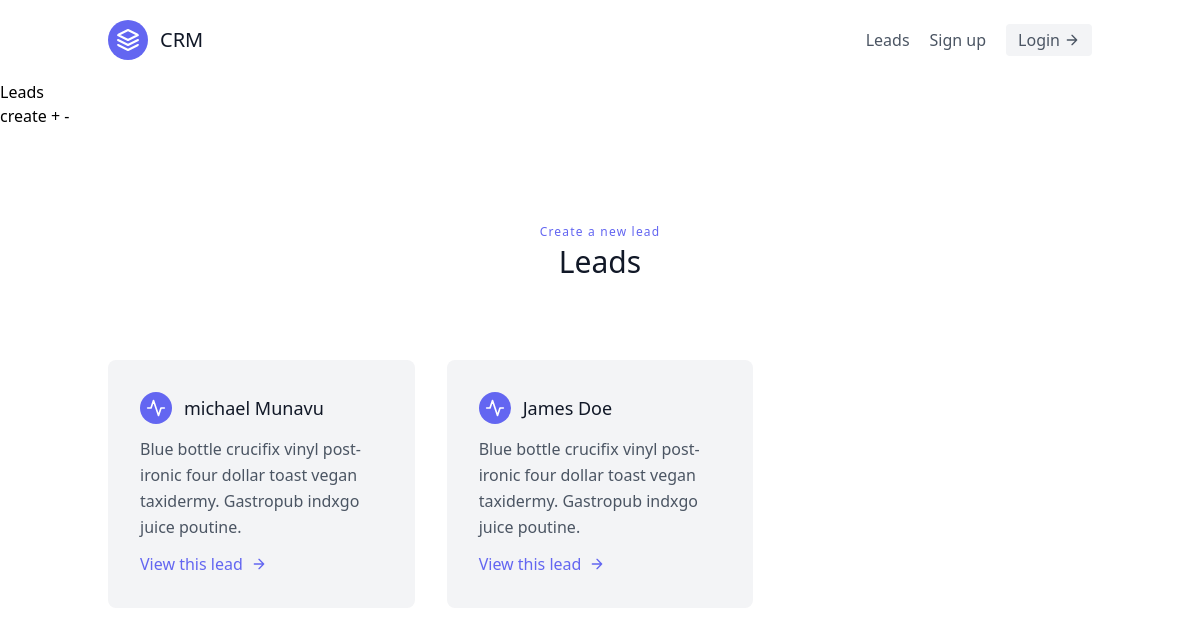
The page /leads/ on the database as committed earlier.
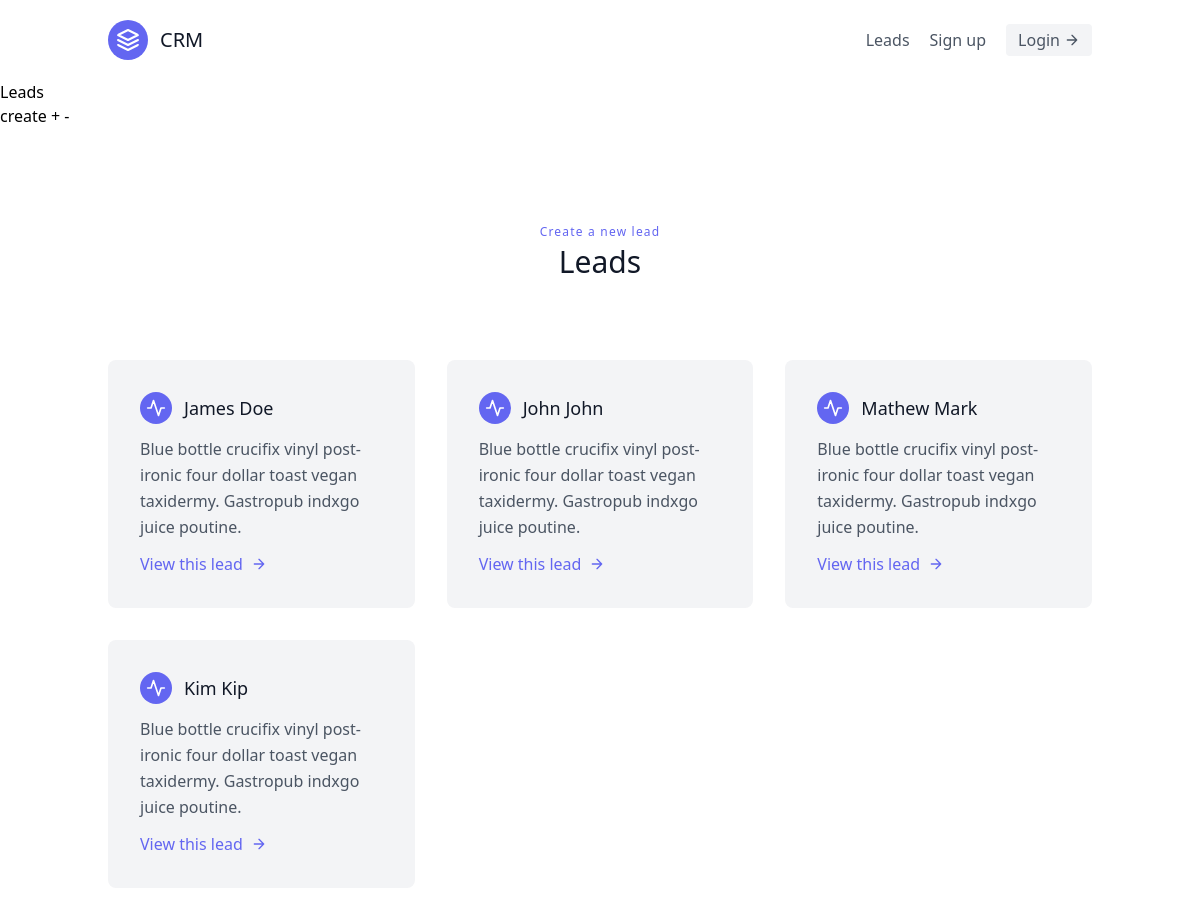
The same page on the database as committed later.
### leads/models.py (models this page shows)
class Lead(models.Model):
    first_name = models.CharField(max_length=20)
    last_name = models.CharField(max_length=20)
    age = models.IntegerField(default=0)
    agent = models.ForeignKey('Agent', on_delete=models.CASCADE)
    def __str__(self):
        return f"{self.first_name} {self.last_name}"

### leads/views.py (the view)
# urls.py: path('', views.lead_list, name='leads'),
def lead_list(request):
    leads = Lead.objects.all()
    context={
        'leads':leads
    }
    return render(request, 'leads/lead_list.html', context)

### leads/templates/leads/lead_list.html (shortened to what this page needs)
{% extends 'base.html' %} {% block content %}
<h1>Leads</h1>
<a href="{% url 'create-lead' %}">create</a>
<button>+</button>
<button>-</button>
<section class="text-gray-600 body-font">
  <div class="container px-5 py-24 mx-auto">
    <div class="flex flex-col text-center w-full mb-20">
      <h2
        class="text-xs text-indigo-500 tracking-widest font-medium title-font mb-1"
      >
        <a href="{% url 'create-lead' %}">Create a new lead</a>
      </h2>
      <h1 class="sm:text-3xl text-2xl font-medium title-font text-gray-900">
        Leads
      </h1>
    </div>
    <div class="flex flex-wrap -m-4">
      {% for lead in leads %}
      <div class="p-4 md:w-1/3">
        <div class="flex rounded-lg h-full bg-gray-100 p-8 flex-col">
          <div class="flex items-center mb-3">
            <div
              class="w-8 h-8 mr-3 inline-flex items-center justify-center rounded-full bg-indigo-500 text-white flex-shrink-0"
            >
              <svg
                fill="none"
                stroke="currentColor"
                stroke-linecap="round"
                stroke-linejoin="round"
                stroke-width="2"
                class="w-5 h-5"
                viewBox="0 0 24 24"
              >
                <path d="M22 12h-4l-3 9L9 3l-3 9H2"></path>
              </svg>
            </div>
            <h2 class="text-gray-900 text-lg title-font font-medium">
              {{lead}}
            </h2>
          </div>
          <div class="flex-grow">
            <p class="leading-relaxed text-base">
              Blue bottle crucifix vinyl post-ironic four dollar toast vegan
              taxidermy. Gastropub indxgo juice poutine.
            </p>
            <a
              href="{% url 'lead' lead.id %}"
              class="mt-3 text-indigo-500 inline-flex items-center"
              >View this lead
              <svg
                fill="none"
                stroke="currentColor"
                stroke-linecap="round"
                stroke-linejoin="round"
                stroke-width="2"
                class="w-4 h-4 ml-2"
                viewBox="0 0 24 24"
              >
                <path d="M5 12h14M12 5l7 7-7 7"></path>
              </svg>
            </a>
          </div>
        </div>
      </div>
      {% endfor %}
    </div>
  </div>
</section>
{% endblock content %}

### templates/base.html (shortened to what this page needs)
<!DOCTYPE html>
<html lang="en">
  <head>
    <script src="https://cdn.tailwindcss.com"></script>
  </head>
  <body>
    {% include 'navbar.html' %} {% block content %} {% endblock content %}
  </body>
</html>

### templates/navbar.html
<header class="text-gray-600 body-font">
  <div
    class="container mx-auto flex flex-wrap p-5 flex-col md:flex-row items-center"
  >
    <a
      class="flex title-font font-medium items-center text-gray-900 mb-4 md:mb-0"
    >
      <svg
        xmlns="http://www.w3.org/2000/svg"
        fill="none"
        stroke="currentColor"
        stroke-linecap="round"
        stroke-linejoin="round"
        stroke-width="2"
        class="w-10 h-10 text-white p-2 bg-indigo-500 rounded-full"
        viewBox="0 0 24 24"
      >
        <path
          d="M12 2L2 7l10 5 10-5-10-5zM2 17l10 5 10-5M2 12l10 5 10-5"
        ></path>
      </svg>
      <span class="ml-3 text-xl">CRM</span>
    </a>
    <nav
      class="md:ml-auto flex flex-wrap items-center text-base justify-center"
    >
      <a href="{% url 'leads' %}" class="mr-5 hover:text-gray-900">Leads</a>
      <a class="mr-5 hover:text-gray-900">Sign up</a>
    </nav>
    <a
      href="#"
      class="inline-flex items-center bg-gray-100 border-0 py-1 px-3 focus:outline-none hover:bg-gray-200 rounded text-base mt-4 md:mt-0"
    >
      Login
      <svg
        fill="none"
        stroke="currentColor"
        stroke-linecap="round"
        stroke-linejoin="round"
        stroke-width="2"
        class="w-4 h-4 ml-1"
        viewBox="0 0 24 24"
      >
        <path d="M5 12h14M12 5l7 7-7 7"></path>
      </svg>
    </a>
  </div>
</header>

Rows that differ between the two databases and show on the page:
removed Lead: first_name+last_name "michael Munavu"
added Lead: first_name+last_name "John John"
added Lead: first_name+last_name "Mathew Mark"
added Lead: first_name+last_name "Kim Kip"
